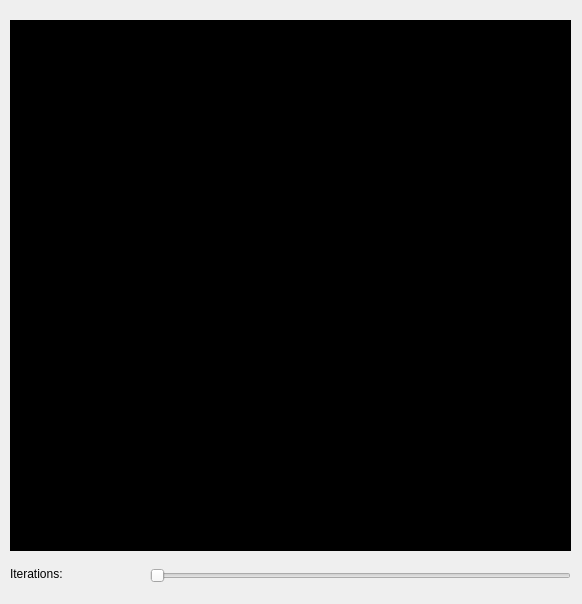
<?xml version="1.0" encoding="UTF-8"?>
<ui version="4.0">
 <class>skeleton</class>
 <widget class="QWidget" name="skeleton">
  <property name="geometry">
   <rect>
    <x>0</x>
    <y>0</y>
    <width>582</width>
    <height>604</height>
   </rect>
  </property>
  <property name="windowTitle">
   <string>skeleton</string>
  </property>
  <widget class="QSlider" name="iterationSlider">
   <property name="geometry">
    <rect>
     <x>150</x>
     <y>560</y>
     <width>421</width>
     <height>31</height>
    </rect>
   </property>
   <property name="maximum">
    <number>80</number>
   </property>
   <property name="pageStep">
    <number>1</number>
   </property>
   <property name="value">
    <number>0</number>
   </property>
   <property name="sliderPosition">
    <number>0</number>
   </property>
   <property name="orientation">
    <enum>Qt::Horizontal</enum>
   </property>
  </widget>
  <widget class="QVTKWidget" name="qvtkWidget_skeleton" native="true">
   <property name="geometry">
    <rect>
     <x>10</x>
     <y>20</y>
     <width>561</width>
     <height>531</height>
    </rect>
   </property>
   <property name="autoFillBackground">
    <bool>false</bool>
   </property>
   <property name="styleSheet">
    <string notr="true">background-color: rgb(0, 0, 0);</string>
   </property>
  </widget>
  <widget class="QLabel" name="label">
   <property name="geometry">
    <rect>
     <x>10</x>
     <y>562</y>
     <width>131</width>
     <height>24</height>
    </rect>
   </property>
   <property name="text">
    <string>Iterations:</string>
   </property>
  </widget>
 </widget>
 <layoutdefault spacing="6" margin="11"/>
 <customwidgets>
  <customwidget>
   <class>QVTKWidget</class>
   <extends>QWidget</extends>
   <header>QVTKWidget.h</header>
  </customwidget>
 </customwidgets>
 <resources/>
 <connections/>
</ui>
